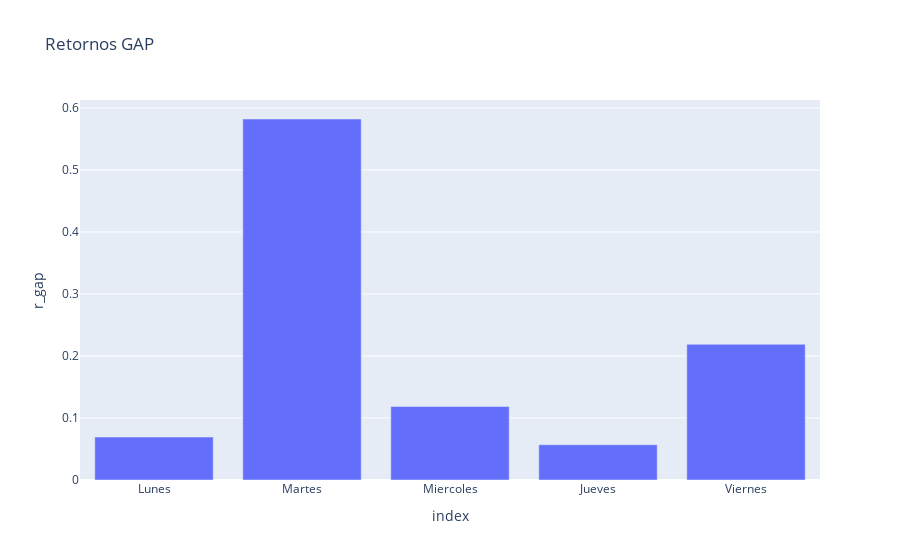

The notebook cell saved with this chart:
### Markdown cell above
graficos movimientos gap.

##### El mejor dia para invetir teniendo en cuenta el retorno gap es el dia Martes

### Code cell
fig = px.bar(retorno_gap_dia, x=retorno_gap_dia.index, y='r_gap', title='Retornos GAP')
fig.show()

### Figure 1 — Plotly figure (JSON) as saved in the notebook; plotly's stock layout.template omitted (floating-point values rounded to 4 significant figures)
{"data": [{"alignmentgroup": "True", "hovertemplate": "index=%{x}<br>r_gap=%{y}<extra></extra>", "legendgroup": "", "marker": {"color": "#636efa", "pattern": {"shape": ""}}, "name": "", "offsetgroup": "", "orientation": "v", "showlegend": false, "textposition": "auto", "type": "bar", "x": ["Lunes", "Martes", "Miercoles", "Jueves", "Viernes"], "xaxis": "x", "y": [0.06932, 0.5821, 0.1186, 0.05694, 0.2188], "yaxis": "y"}], "layout": {"barmode": "relative", "legend": {"tracegroupgap": 0}, "title": {"text": "Retornos GAP"}, "xaxis": {"anchor": "y", "domain": [0, 1], "title": {"text": "index"}}, "yaxis": {"anchor": "x", "domain": [0, 1], "title": {"text": "r_gap"}}}}
